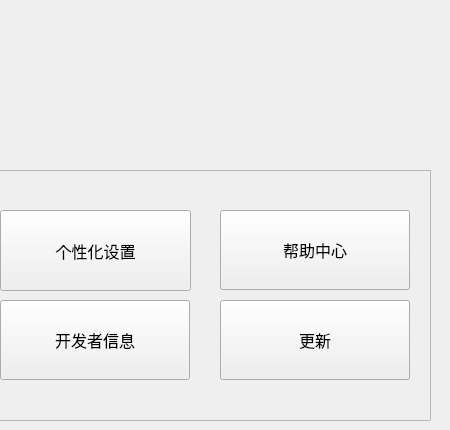
        <widget class="QWidget" name="page_8">
         <widget class="QFrame" name="frame_9">
          <property name="geometry">
           <rect>
            <x>-10</x>
            <y>170</y>
            <width>441</width>
            <height>251</height>
           </rect>
          </property>
          <property name="frameShape">
           <enum>QFrame::StyledPanel</enum>
          </property>
          <property name="frameShadow">
           <enum>QFrame::Raised</enum>
          </property>
          <widget class="QToolButton" name="bt11">
           <property name="geometry">
            <rect>
             <x>10</x>
             <y>40</y>
             <width>191</width>
             <height>81</height>
            </rect>
           </property>
           <property name="minimumSize">
            <size>
             <width>160</width>
             <height>80</height>
            </size>
           </property>
           <property name="font">
            <font>
             <family>幼圆</family>
             <pointsize>12</pointsize>
             <weight>50</weight>
             <bold>false</bold>
            </font>
           </property>
           <property name="cursor">
            <cursorShape>PointingHandCursor</cursorShape>
           </property>
           <property name="text">
            <string>个性化设置</string>
           </property>
           <property name="toolButtonStyle">
            <enum>Qt::ToolButtonTextOnly</enum>
           </property>
          </widget>
          <widget class="QToolButton" name="bt22">
           <property name="geometry">
            <rect>
             <x>230</x>
             <y>40</y>
             <width>190</width>
             <height>80</height>
            </rect>
           </property>
           <property name="minimumSize">
            <size>
             <width>160</width>
             <height>80</height>
            </size>
           </property>
           <property name="font">
            <font>
             <family>幼圆</family>
             <pointsize>12</pointsize>
             <weight>50</weight>
             <bold>false</bold>
            </font>
           </property>
           <property name="cursor">
            <cursorShape>PointingHandCursor</cursorShape>
           </property>
           <property name="text">
            <string>帮助中心</string>
           </property>
           <property name="toolButtonStyle">
            <enum>Qt::ToolButtonTextOnly</enum>
           </property>
          </widget>
          <widget class="QToolButton" name="bt33">
           <property name="geometry">
            <rect>
             <x>10</x>
             <y>130</y>
             <width>190</width>
             <height>80</height>
            </rect>
           </property>
           <property name="minimumSize">
            <size>
             <width>80</width>
             <height>80</height>
            </size>
           </property>
           <property name="font">
            <font>
             <family>幼圆</family>
             <pointsize>12</pointsize>
             <weight>50</weight>
             <bold>false</bold>
            </font>
           </property>
           <property name="cursor">
            <cursorShape>PointingHandCursor</cursorShape>
           </property>
           <property name="text">
            <string>开发者信息</string>
           </property>
           <property name="toolButtonStyle">
            <enum>Qt::ToolButtonTextOnly</enum>
           </property>
          </widget>
          <widget class="QToolButton" name="bt44">
           <property name="geometry">
            <rect>
             <x>230</x>
             <y>130</y>
             <width>190</width>
             <height>80</height>
            </rect>
           </property>
           <property name="minimumSize">
            <size>
             <width>80</width>
             <height>80</height>
            </size>
           </property>
           <property name="font">
            <font>
             <family>幼圆</family>
             <pointsize>12</pointsize>
             <weight>50</weight>
             <bold>false</bold>
            </font>
           </property>
           <property name="cursor">
            <cursorShape>PointingHandCursor</cursorShape>
           </property>
           <property name="text">
            <string>更新</string>
           </property>
           <property name="toolButtonStyle">
            <enum>Qt::ToolButtonTextOnly</enum>
           </property>
          </widget>
         </widget>
        </widget>
